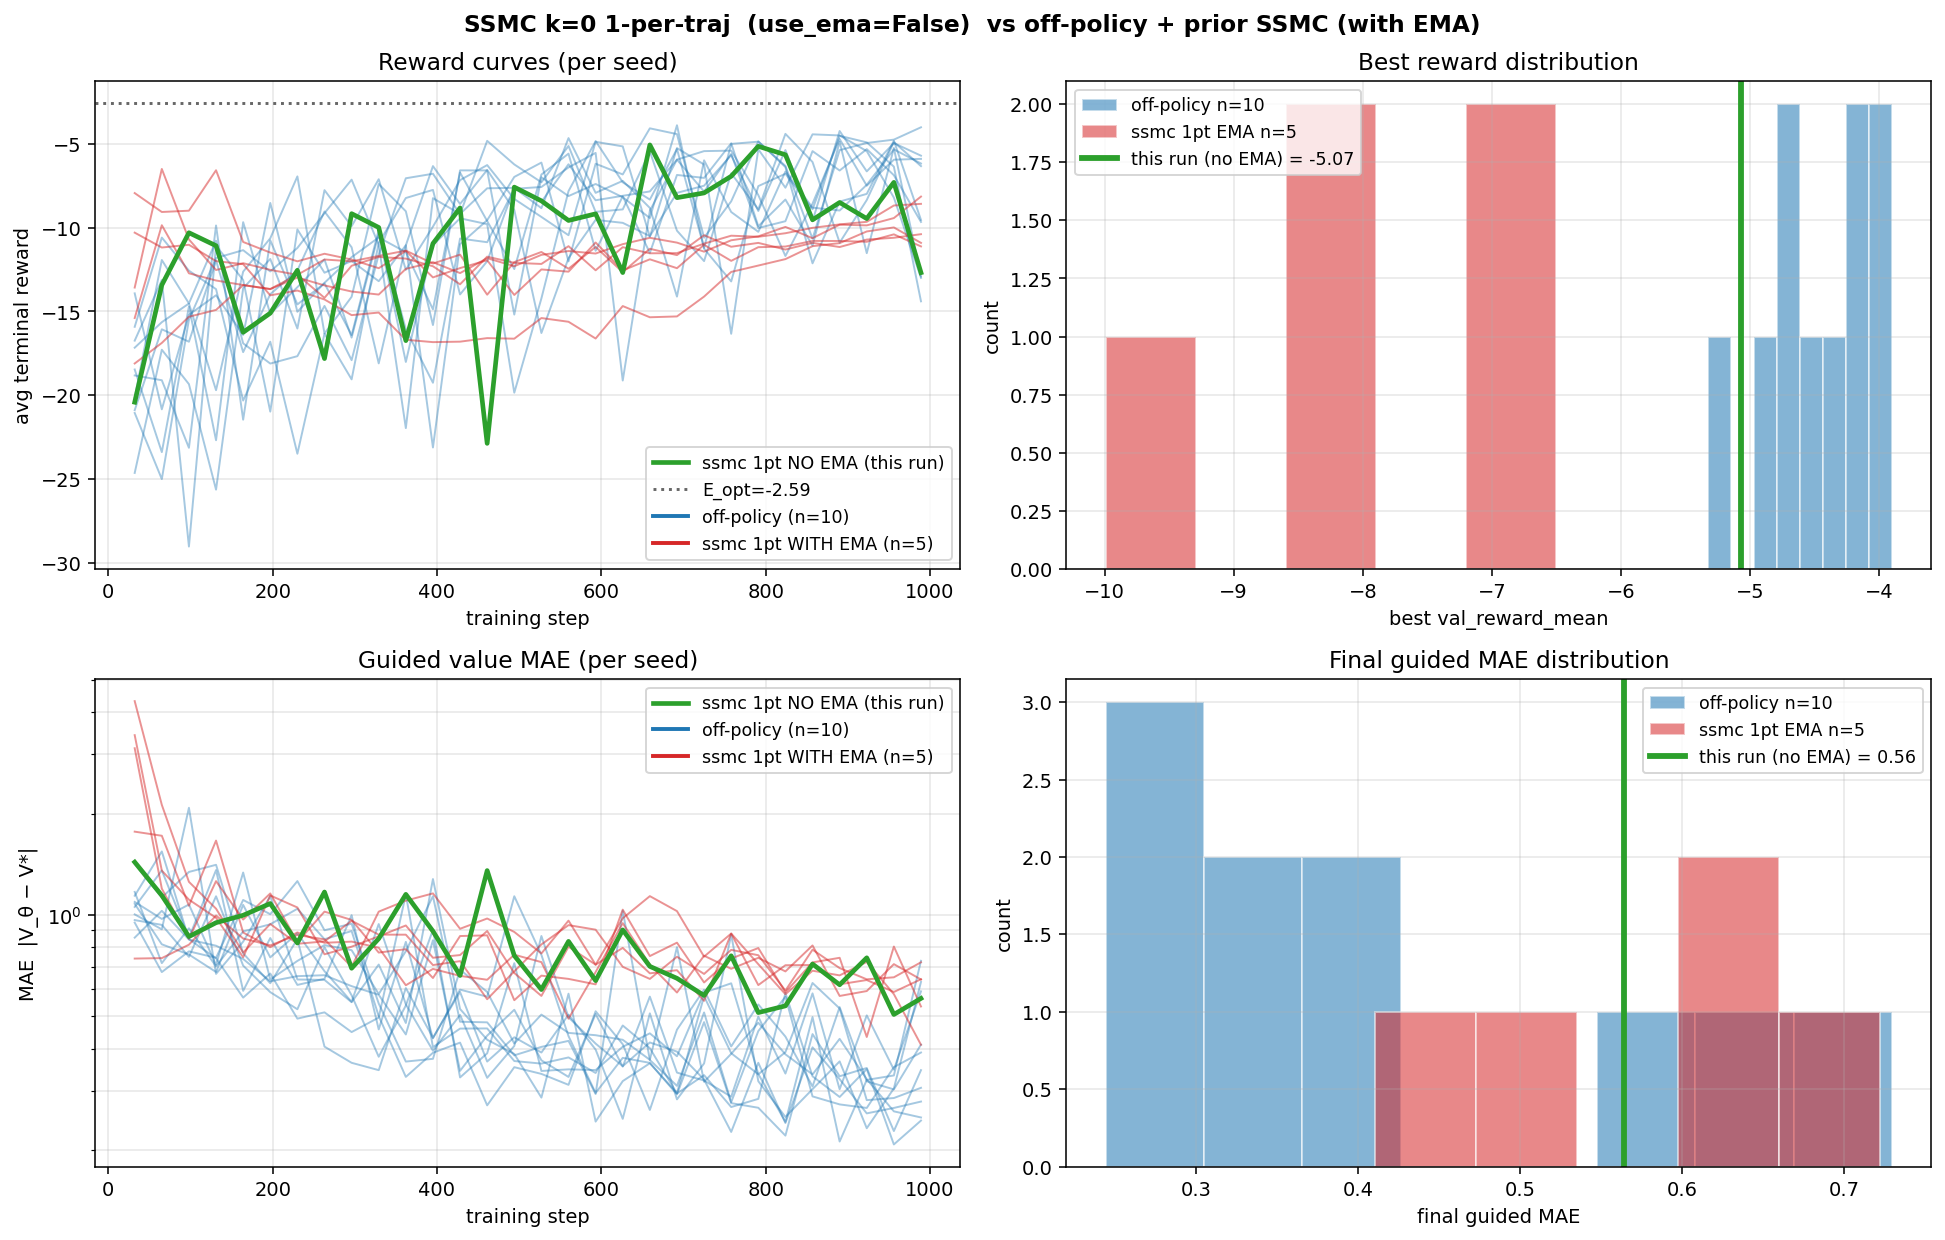

Python code for this plot:
#!/usr/bin/env python3
"""Single SSMC k=0 1-per-traj seed with use_ema=False in drift.

Tests the hypothesis that the residual reward gap to off-policy is caused
by validation rollouts using the EMA shadow (decay=0.999, ~37% initial
weight at step 1000) instead of the live value module.

Subclasses OnPolicyValue and flips `drift`'s default to use_ema=False.
Both validation_step's reward rollout and the TrajCB guided-trajectory
MAE callback then use the live value module.

If reward jumps to off-policy levels (~-4.5) and guided MAE drops, that
confirms EMA-in-rollout was the bottleneck.
"""

import gc
import json
import os
import shutil
import time
from functools import partial
from math import sqrt

import matplotlib
matplotlib.use("Agg")
import matplotlib.pyplot as plt
import numpy as np
import pandas as pd
import torch
import torch.nn as nn
from einops import reduce
from sklearn.datasets import make_moons
from sklearn.mixture import GaussianMixture
from sklearn.preprocessing import StandardScaler
from torch.utils.data import DataLoader, TensorDataset

import lightning as L
from lightning.pytorch.callbacks import Callback, ModelCheckpoint
from lightning.pytorch.loggers import CSVLogger

from diffusion_rl.models.on_policy import OnPolicyValue, single_seed_mc
from diffusion_rl.modules.resnet_mlp import ValueNetwork


# ── Setup (matches earlier sweeps) ─────────────────────────────────────────
X, _ = make_moons(n_samples=10_000, noise=0.05, random_state=42)
scaler = StandardScaler()
X = scaler.fit_transform(X)
clf = GaussianMixture(n_components=100, covariance_type="spherical")
clf.fit(X)
_means = torch.from_numpy(clf.means_).double()
_sigma2 = torch.from_numpy(clf.covariances_).double()
_weights = torch.from_numpy(clf.weights_).double()
_sigmas = torch.sqrt(_sigma2)[:, None]
_weights_col = _weights[:, None]

D = 2
a = 1.0
c = torch.tensor([1.0, 0.0])


class AV(nn.Module):
    def __init__(self, means, sigma2, weights, a=1.0, c_=None, D_=2):
        super().__init__()
        if c_ is None:
            c_ = torch.tensor([1.0, 0.0])
        self.register_buffer("means", means.float())
        self.register_buffer("sigma2", sigma2.float())
        self.register_buffer("weights", weights.float())
        self.a = a
        self.D = D_
        self.register_buffer("c", c_.float())

    def _log_Z(self, m, v):
        cc = self.c.double()
        d = 1 + 20 * v
        return (
            -self.D / 2 * torch.log(d)
            + (
                -10 * (m**2).sum(-1)
                + 20 * (m * cc).sum(-1)
                + 200 * v * (cc**2).sum()
            ) / d
            - 10 * (cc**2).sum()
        )

    def forward(self, x, t):
        x = x.double()
        t = t.double().reshape(-1)
        if t.numel() == 1:
            t = t.expand(x.shape[0])
        t_ = t[:, None]
        m = self.means.double()
        s2 = self.sigma2.double()
        w = self.weights.double()
        dk = t_ * s2[None, :] + 2 * self.a * (1 - t_)
        mm = t_[:, :, None] * m[None, :, :]
        d2 = ((x[:, None, :] - mm) ** 2).sum(-1)
        ts = t_ + 1e-40
        lg = -self.D / 2 * torch.log(2 * torch.pi * ts * dk) - d2 / (2 * ts * dk)
        lw = torch.log(w)[None, :]
        lpw = lw + lg - torch.logsumexp(lw + lg, dim=1, keepdim=True)
        tV = 2 * self.a * (1 - t_) * s2[None, :] / dk
        tmu = (
            s2[None, :, None] * x[:, None, :]
            + 2 * self.a * (1 - t_)[:, :, None] * m[None, :, :]
        ) / dk[:, :, None]
        return torch.logsumexp(lpw + self._log_Z(tmu, tV), dim=1).float()


_avm = AV(_means, _sigma2, _weights, a=a, c_=c, D_=D)


def anal_fn(x, t):
    return _avm(x.cpu(), t.cpu()).to(x.device)


def gmm_drift(xt, ts, a_):
    ts = ts.reshape(-1, 1)
    xt_ = xt[..., None]
    means_ = _means.float().to(xt).T[None, ...]
    ts_ = ts[..., None]
    sigmas_ = _sigmas.float().to(xt).T
    weights_ = _weights_col.float().to(xt).T
    denom = 2 * a_ * (1 - ts) + ts * sigmas_**2
    le = -reduce((xt_ - means_ * ts_) ** 2, "n d m -> n m", "sum") / (2 * ts * denom)
    lsf = torch.log(2 * a_ * (1 - ts) / denom) * D / 2
    lrw = torch.log(weights_) + le + lsf
    lw = lrw - torch.logsumexp(lrw, dim=1, keepdim=True)
    lw = torch.where((ts == 0), torch.log(weights_), lw)
    nm = (2 * a_ * (1 - ts_) * means_ + xt_ * sigmas_[None, ...] ** 2) / denom[:, None, :]
    us = (nm - xt[:, :, None]) / (1 - ts[..., None])
    return reduce(torch.exp(lw)[:, None, :] * us, "n d m -> n d", "sum")


DEVICE = "mps" if torch.backends.mps.is_available() else "cpu"


def base_drift(x, t):
    return gmm_drift(x, t if t.ndim >= 1 else t.unsqueeze(0), a).to(dtype=torch.float)


def reward_fn(x):
    return -10 * (x - c.to(x)).square().sum(dim=1)


def log_tau_zero(x, t):
    return torch.zeros(x.shape[0], dtype=x.dtype, device=x.device)


def zero_value(x, t):
    return torch.zeros(x.shape[0], dtype=x.dtype, device=x.device)


# ── Subclass: drift defaults to use_ema=False ──────────────────────────────
class OnPolicyValueLive(OnPolicyValue):
    """Same as OnPolicyValue but `drift` uses the live value_module, not EMA."""

    def drift(self, x, t, beta=1, use_ema=False):
        return super().drift(x, t, beta=beta, use_ema=use_ema)


# ── Constants ──────────────────────────────────────────────────────────────
LOG_DIR = "lightning_logs/ssmc_1pt_no_ema"
CKPT_DIR = "checkpoints/ssmc_1pt_no_ema"

TOTAL_STEPS = 1000
BS = 256
LR = 1e-3
N_STEPS = 100
MC_SAMPLES = 10
N_TRAJ_BIG = 256_000
SEED = 0

with open("experiments/common/analytical_target.json") as f:
    _at = json.load(f)
E_OPT = _at["E_opt"]

all_rewards = reward_fn(torch.from_numpy(X).float())
max_r = all_rewards.max()
bias_val = (
    torch.log(torch.mean(torch.exp(all_rewards - max_r))) + max_r
).item()

val_loader = DataLoader(TensorDataset(torch.zeros(1)), batch_size=1)


# ── Trajectory MAE callback ────────────────────────────────────────────────
class TrajCB(Callback):
    def __init__(self, af, n=256, ns=N_STEPS):
        super().__init__()
        self.af = af
        self.n = n
        self.ns = ns

    def on_validation_batch_end(self, trainer, pl, outputs, batch, bi):
        if bi > 0:
            return
        dim = pl.hparams.dim
        dev = pl.device
        n = self.n
        dt = 1.0 / self.ns
        for beta, label in [(0, "base"), (1, "guided")]:
            x = torch.zeros(n, dim, device=dev)
            ax, at = [x], [torch.zeros(n, device=dev)]
            dfn = partial(pl.drift, beta=beta)   # uses subclass default = LIVE
            for st in torch.linspace(0, 1, self.ns + 1, device=dev)[:-1]:
                tv = st.expand(n)
                dx = dfn(x, tv) * dt
                db = sqrt(2 * pl.a * dt) * torch.randn_like(x)
                x = x + dx + db
                ax.append(x)
                at.append(torch.full((n,), float(st) + dt, device=dev))
            ax = torch.cat(ax)
            at = torch.cat(at)
            with torch.no_grad():
                vp = pl.value_module(ax, at)
                va = self.af(ax, at)
            err = vp - va
            pl.log(f"traj_avg_mae_{label}", err.abs().mean(), prog_bar=False)


# ── Buffer generator (1 sample per trajectory, k=0) ────────────────────────
@torch.no_grad()
def generate_buffer_one_per_traj(n_traj, chunk=800):
    print(f"  Generating {n_traj} trajectories (1 sample/traj kept) on {DEVICE}...")
    t0 = time.time()
    xs, ts, ys = [], [], []
    n_done = 0
    for start in range(0, n_traj, chunk):
        b = min(chunk, n_traj - start)
        all_x, all_t, all_tgt = single_seed_mc(
            drift=base_drift,
            value=zero_value,
            log_tau=log_tau_zero,
            h=reward_fn,
            a=a,
            batch_size=b,
            mc_samples=MC_SAMPLES,
            dim=D,
            n_steps=N_STEPS,
            device=DEVICE,
        )
        x_3d = all_x.reshape(b, N_STEPS, D)
        t_2d = all_t.reshape(b, N_STEPS)
        y_2d = all_tgt.reshape(b, N_STEPS)
        idx = torch.randint(0, N_STEPS, (b,), device=all_x.device)
        rng = torch.arange(b, device=all_x.device)
        xs.append(x_3d[rng, idx].cpu())
        ts.append(t_2d[rng, idx].cpu())
        ys.append(y_2d[rng, idx].cpu())
        n_done += b
        if n_done % (chunk * 10) == 0 or n_done == n_traj:
            elapsed = time.time() - t0
            rate = n_done / max(elapsed, 1e-6)
            eta = (n_traj - n_done) / max(rate, 1e-6)
            print(f"    {n_done:>7}/{n_traj}  ({elapsed:.0f}s elapsed, ~{eta:.0f}s remaining)")
    x_buf = torch.cat(xs)
    t_buf = torch.cat(ts).unsqueeze(-1)
    y_buf = torch.cat(ys).unsqueeze(-1)
    print(f"    buffer: {tuple(x_buf.shape)}  ({(time.time() - t0)/60:.1f} min total)")
    return x_buf, t_buf, y_buf


# ── Run ────────────────────────────────────────────────────────────────────
print(f"E_OPT = {E_OPT:.4f}")
print(f"Device: {DEVICE}")
print(f"BS={BS}  LR={LR}  TOTAL_STEPS={TOTAL_STEPS}  N_TRAJ_BIG={N_TRAJ_BIG}  seed={SEED}")
print("Drift in rollout: LIVE value_module (use_ema=False).")
print()

t_total0 = time.time()

name = f"seed_{SEED:02d}_no_ema"
csv_path = f"{LOG_DIR}/{name}/version_0/metrics.csv"
for v in range(3):
    p = f"{LOG_DIR}/{name}/version_{v}"
    if os.path.exists(p):
        shutil.rmtree(p)
p = f"{CKPT_DIR}/{name}"
if os.path.exists(p):
    shutil.rmtree(p)

L.seed_everything(SEED, workers=True)
x_buf, t_buf, y_buf = generate_buffer_one_per_traj(N_TRAJ_BIG)

print(f"\n  [training] {name}")
t0 = time.time()
vm = ValueNetwork(D, bias=bias_val)
model = OnPolicyValueLive(
    base_score_module=base_drift,
    value_module=vm,
    reward_function=reward_fn,
    dim=D,
    a=a,
    lr=LR,
    loss_type="quad",
    analytical_value_fn=anal_fn,
    ema_decay=0.999,
)
ds = TensorDataset(y_buf, x_buf, t_buf)
loader = DataLoader(ds, batch_size=BS, shuffle=True, drop_last=True)
tcb = TrajCB(anal_fn)
ccb = ModelCheckpoint(
    dirpath=f"{CKPT_DIR}/{name}",
    save_last=True, save_top_k=1,
    monitor="val_reward_mean", mode="max", filename="best",
)
logger = CSVLogger(LOG_DIR, name=name, version=0)
trainer = L.Trainer(
    max_steps=TOTAL_STEPS,
    val_check_interval=max(1, TOTAL_STEPS // 30),
    callbacks=[ccb, tcb],
    logger=logger,
    enable_checkpointing=True,
    enable_progress_bar=False,
)
trainer.fit(model, loader, val_dataloaders=val_loader)
print(f"    elapsed: {(time.time() - t0)/60:.1f} min")


# ── Aggregate and plot vs prior runs ──────────────────────────────────────
def load_curves(csv_path, max_step=TOTAL_STEPS):
    if not os.path.exists(csv_path):
        return None, None
    df = pd.read_csv(csv_path)
    df = df[df["step"] <= max_step]
    val = df.dropna(subset=["val_reward_mean"])
    mae = df.dropna(subset=["traj_avg_mae_guided"])
    return val, mae


# This run.
new_val, new_mae = load_curves(csv_path)
new_best = float(new_val["val_reward_mean"].max())
new_final = float(new_val["val_reward_mean"].iloc[-1])
new_final_mae = float(new_mae["traj_avg_mae_guided"].iloc[-1])

# Reference distributions.
with open("experiments/misc/2026-05-28_offpolicy_seeds/offpolicy_seeds_results.json") as f:
    off_data = json.load(f)
off_bests = np.array(off_data["best_reward"]["values"])
off_maes = np.array(off_data["final_guided_mae"]["values"])

with open("experiments/misc/2026-05-28_ssmc_sweeps/ssmc_1pt_seeds_results.json") as f:
    ema_data = json.load(f)
ema_bests = np.array(ema_data["best_reward"]["values"])
ema_maes = np.array(ema_data["final_guided_mae"]["values"])

print(f"\n{'=' * 72}")
print(f"  RESULTS: SSMC k=0 1-per-traj WITHOUT EMA  (seed {SEED})")
print(f"{'=' * 72}")
print(f"  best reward:        {new_best:>7.3f}")
print(f"  final reward:       {new_final:>7.3f}")
print(f"  final guided MAE:   {new_final_mae:>6.3f}")
print()
print(f"  Off-policy distribution (n={len(off_bests)}):")
print(f"    best reward:      mean={off_bests.mean():>7.3f}  sd={off_bests.std(ddof=1):>5.3f}  "
      f"min={off_bests.min():>7.3f}  max={off_bests.max():>7.3f}")
print(f"    final guided MAE: mean={off_maes.mean():>6.3f}  sd={off_maes.std(ddof=1):>5.3f}  "
      f"min={off_maes.min():>6.3f}  max={off_maes.max():>6.3f}")
print()
print(f"  Prior SSMC 1-per-traj WITH EMA (n={len(ema_bests)}):")
print(f"    best reward:      mean={ema_bests.mean():>7.3f}  sd={ema_bests.std(ddof=1):>5.3f}")
print(f"    final guided MAE: mean={ema_maes.mean():>6.3f}  sd={ema_maes.std(ddof=1):>5.3f}")

z_best = (new_best - off_bests.mean()) / off_bests.std(ddof=1)
z_mae = (new_final_mae - off_maes.mean()) / off_maes.std(ddof=1)
print(f"\n  z-score vs off-policy distribution:")
print(f"    best reward:      z = {z_best:+.2f}")
print(f"    final guided MAE: z = {z_mae:+.2f}")


# Plot
fig, axes = plt.subplots(2, 2, figsize=(14, 9))
fig.suptitle(
    f"SSMC k=0 1-per-traj  (use_ema={False})  vs off-policy + prior SSMC (with EMA)",
    fontsize=12, fontweight="bold",
)

OFF_C = "#1f77b4"
EMA_C = "#d62728"
NEW_C = "#2ca02c"

# (a) Reward curves
ax = axes[0, 0]
ax.set_title("Reward curves (per seed)")
for s in range(off_data["n_seeds"]):
    val, _ = load_curves(f"lightning_logs/offpolicy_seeds/seed_{s:02d}/version_0/metrics.csv")
    if val is not None:
        ax.plot(val["step"], val["val_reward_mean"], color=OFF_C, alpha=0.4, lw=1.0)
for s in range(ema_data["config"]["n_seeds"]):
    val, _ = load_curves(f"lightning_logs/ssmc_1pt_seeds/seed_{s:02d}/version_0/metrics.csv")
    if val is not None:
        ax.plot(val["step"], val["val_reward_mean"], color=EMA_C, alpha=0.5, lw=1.0)
ax.plot(new_val["step"], new_val["val_reward_mean"], color=NEW_C, lw=2.4, label="ssmc 1pt NO EMA (this run)")
ax.axhline(E_OPT, color="black", ls=":", alpha=0.6, label=f"E_opt={E_OPT:.2f}")
ax.plot([], [], color=OFF_C, lw=2, label=f"off-policy (n={len(off_bests)})")
ax.plot([], [], color=EMA_C, lw=2, label=f"ssmc 1pt WITH EMA (n={len(ema_bests)})")
ax.set_xlabel("training step")
ax.set_ylabel("avg terminal reward")
ax.legend(fontsize=9)
ax.grid(True, alpha=0.3)

# (b) Best-reward distribution
ax = axes[0, 1]
ax.set_title("Best reward distribution")
ax.hist(off_bests, bins=8, color=OFF_C, alpha=0.55, edgecolor="white",
        label=f"off-policy n={len(off_bests)}")
ax.hist(ema_bests, bins=5, color=EMA_C, alpha=0.55, edgecolor="white",
        label=f"ssmc 1pt EMA n={len(ema_bests)}")
ax.axvline(new_best, color=NEW_C, lw=3, label=f"this run (no EMA) = {new_best:.2f}")
ax.set_xlabel("best val_reward_mean")
ax.set_ylabel("count")
ax.legend(fontsize=9)
ax.grid(True, alpha=0.3)

# (c) MAE curves
ax = axes[1, 0]
ax.set_title("Guided value MAE (per seed)")
for s in range(off_data["n_seeds"]):
    _, mae = load_curves(f"lightning_logs/offpolicy_seeds/seed_{s:02d}/version_0/metrics.csv")
    if mae is not None and len(mae) > 0:
        ax.plot(mae["step"], mae["traj_avg_mae_guided"], color=OFF_C, alpha=0.4, lw=1.0)
for s in range(ema_data["config"]["n_seeds"]):
    _, mae = load_curves(f"lightning_logs/ssmc_1pt_seeds/seed_{s:02d}/version_0/metrics.csv")
    if mae is not None and len(mae) > 0:
        ax.plot(mae["step"], mae["traj_avg_mae_guided"], color=EMA_C, alpha=0.5, lw=1.0)
ax.plot(new_mae["step"], new_mae["traj_avg_mae_guided"], color=NEW_C, lw=2.4,
        label="ssmc 1pt NO EMA (this run)")
ax.plot([], [], color=OFF_C, lw=2, label=f"off-policy (n={len(off_bests)})")
ax.plot([], [], color=EMA_C, lw=2, label=f"ssmc 1pt WITH EMA (n={len(ema_bests)})")
ax.set_yscale("log")
ax.set_xlabel("training step")
ax.set_ylabel("MAE  |V_θ − V*|")
ax.legend(fontsize=9)
ax.grid(True, alpha=0.3, which="both")

# (d) Final MAE distribution
ax = axes[1, 1]
ax.set_title("Final guided MAE distribution")
ax.hist(off_maes, bins=8, color=OFF_C, alpha=0.55, edgecolor="white",
        label=f"off-policy n={len(off_maes)}")
ax.hist(ema_maes, bins=5, color=EMA_C, alpha=0.55, edgecolor="white",
        label=f"ssmc 1pt EMA n={len(ema_maes)}")
ax.axvline(new_final_mae, color=NEW_C, lw=3, label=f"this run (no EMA) = {new_final_mae:.2f}")
ax.set_xlabel("final guided MAE")
ax.set_ylabel("count")
ax.legend(fontsize=9)
ax.grid(True, alpha=0.3)

plt.tight_layout()
out = "experiments/misc/2026-05-28_ssmc_sweeps/ssmc_1pt_no_ema.png"
plt.savefig(out, dpi=140, bbox_inches="tight")
print(f"\nSaved: {out}")

with open("experiments/misc/2026-05-28_ssmc_sweeps/ssmc_1pt_no_ema_results.json", "w") as f:
    json.dump(
        {
            "config": {
                "TOTAL_STEPS": TOTAL_STEPS, "BS": BS, "LR": LR,
                "MC_SAMPLES": MC_SAMPLES, "N_TRAJ_BIG": N_TRAJ_BIG,
                "E_OPT": E_OPT, "use_ema": False, "seed": SEED,
            },
            "best_reward": new_best,
            "final_reward": new_final,
            "final_guided_mae": new_final_mae,
            "z_best_vs_offpolicy": float(z_best),
            "z_mae_vs_offpolicy": float(z_mae),
        },
        f, indent=2,
    )

print(f"\nTotal elapsed: {(time.time() - t_total0)/60:.1f} min")
print("Done.")
